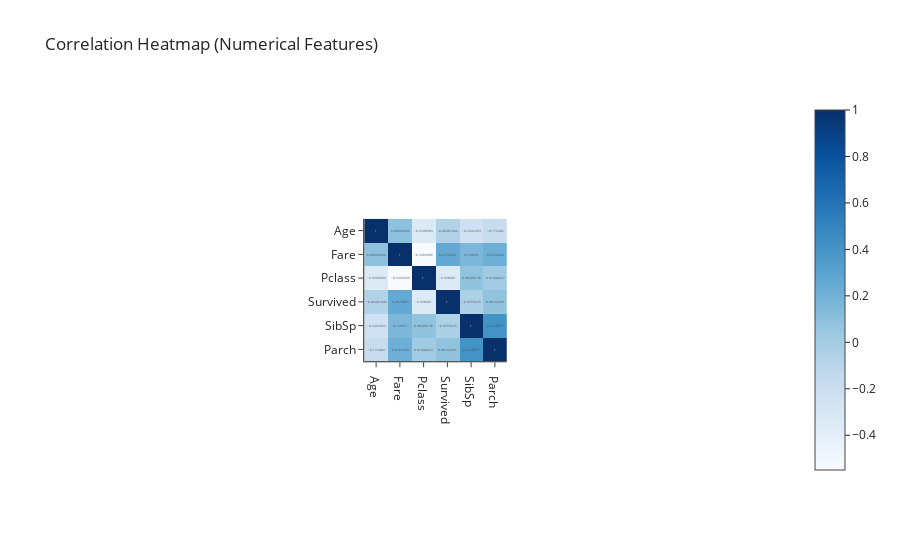

The cell this chart's notebook holds for it:
### Markdown cell above
# 6 Multivariate Analysis
## 6.1 Correlation Heatmap

### Code cell
# --- Correlation Heatmap ---
corr = df[["Age", "Fare", "Pclass", "Survived", "SibSp", "Parch"]].corr()

fig = px.imshow(
    corr,
    text_auto=True,
    color_continuous_scale="Blues",
    title="Correlation Heatmap (Numerical Features)"
)

fig.update_layout(template="simple_white")
fig.show()

### Figure 1 — Plotly figure (JSON) as saved in the notebook; plotly's stock layout.template omitted (floating-point values rounded to 4 significant figures)
{"data": [{"coloraxis": "coloraxis", "hovertemplate": "x: %{x}<br>y: %{y}<br>color: %{z}<extra></extra>", "name": "0", "texttemplate": "%{z}", "type": "heatmap", "x": ["Age", "Fare", "Pclass", "Survived", "SibSp", "Parch"], "xaxis": "x", "y": ["Age", "Fare", "Pclass", "Survived", "SibSp", "Parch"], "yaxis": "y", "z": [[1, 0.09669, -0.3399, -0.06491, -0.2333, -0.1725], [0.09669, 1, -0.5495, 0.2573, 0.1597, 0.2162], [-0.3399, -0.5495, 1, -0.3385, 0.08308, 0.01844], [-0.06491, 0.2573, -0.3385, 1, -0.03532, 0.08163], [-0.2333, 0.1597, 0.08308, -0.03532, 1, 0.4148], [-0.1725, 0.2162, 0.01844, 0.08163, 0.4148, 1]]}], "layout": {"autosize": true, "coloraxis": {"colorscale": [[0, "rgb(247,251,255)"], [0.125, "rgb(222,235,247)"], [0.25, "rgb(198,219,239)"], [0.375, "rgb(158,202,225)"], [0.5, "rgb(107,174,214)"], [0.625, "rgb(66,146,198)"], [0.75, "rgb(33,113,181)"], [0.875, "rgb(8,81,156)"], [1, "rgb(8,48,107)"]]}, "title": {"text": "Correlation Heatmap (Numerical Features)"}, "xaxis": {"anchor": "y", "autorange": true, "constrain": "domain", "domain": [0.3998, 0.6002], "range": [-0.5, 5.5], "scaleanchor": "y", "type": "category"}, "yaxis": {"anchor": "x", "autorange": true, "constrain": "domain", "domain": [0.2071, 0.7929], "range": [5.5, -0.5], "type": "category"}}}
